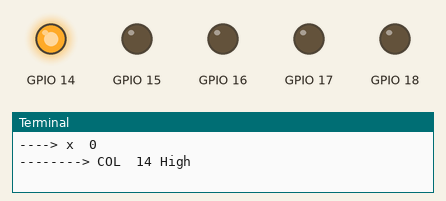
A program run on a simulated Raspberry Pi (BCM pin numbers). Shown: output pins drawn as LEDs (lit = HIGH), the last lines printed to the terminal. Pins used as bus, display or sensor lines are not drawn. At 16.0 s the program stops and its outputs stay as they are.

Above: at 0.12 s.
At 0.62 s:
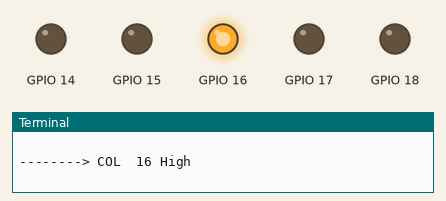
At 1.12 s:
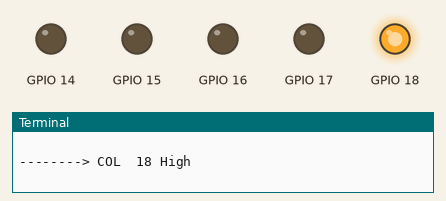
At 1.6 s:
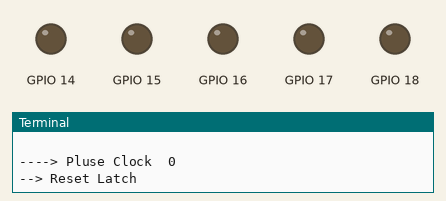
At 2.88 s:
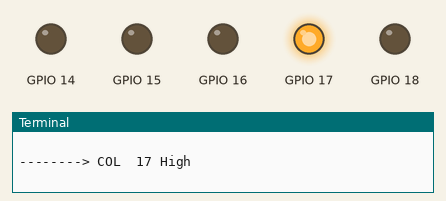
At 4.38 s:
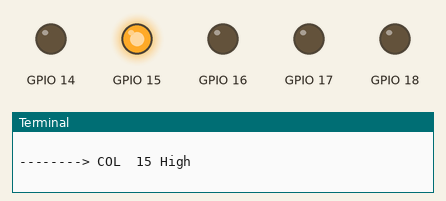
Timing chart, 0 to 4.7 s (numbered marks = the images above):
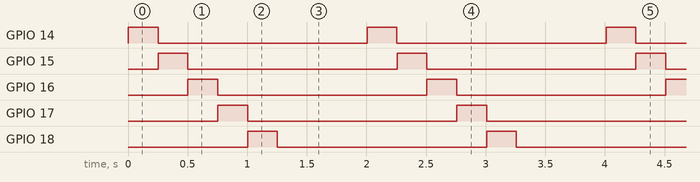

The program:

single_led_matrix_with_sr_basic.py
```python
#!/usr/bin/python
# Single 5x7 LED Matrix with 12 GPIO pins connected to 12 pins on LED Matrix
# Ashish Disawal

#include GPIO and Timer Library
import RPi.GPIO as GPIO
import time

LATCH = 11
CLK = 12
dataBit = 7

sleeptime = 0.25
COLS=range(14,19)


def pulseCLK():
	GPIO.output(CLK, 1)
	time.sleep(sleeptime)
	GPIO.output(CLK, 0)
	return

def serLatch():
	GPIO.output(LATCH, 1)
	time.sleep(sleeptime)
	GPIO.output(LATCH, 0)
	return

def clear():
	for i in COLS:
		GPIO.output(i, GPIO.LOW)

def ssrWrite(value):
	for x in range(0, 1):
		temp = value & 0x80
		print "----> andded temp ", temp
		print "----> x ", x
		if temp == 0x80:
			GPIO.output(dataBit, 1)
		else:
			GPIO.output(dataBit, 0)
		for i in COLS:
			print "--------> COL ", i, "High\n"
			GPIO.output(i, GPIO.HIGH)
	#		raw_input('--> ')
			time.sleep(sleeptime)
			GPIO.output(i, GPIO.LOW)
		print "----> Pluse Clock ", x
		pulseCLK()
		value = value << 0x01
	print "--> Reset Latch"
	serLatch()
	return value

if __name__ == "__main__":
	GPIO.setmode( GPIO.BCM )
	GPIO.setwarnings(False)

	GPIO.setup(LATCH, GPIO.OUT)
	GPIO.setup(CLK, GPIO.OUT)
	GPIO.setup(dataBit, GPIO.OUT)

	GPIO.output(LATCH, GPIO.LOW)
	GPIO.output(CLK, GPIO.LOW)

	for i in COLS:
		GPIO.setup(i, GPIO.OUT)
		GPIO.output(i, GPIO.LOW)

	sr_clock = 1
	for j in range(0,8):

		print "\n\t\t----------- %d ---------------- " % j
		print "original sr_clock ", sr_clock
		func_return = ssrWrite(sr_clock)
		print "value ", func_return
		sr_clock = sr_clock << 1
		print "left shift sr_clock ", sr_clock
		time.sleep(sleeptime)

#	sr_clock = sr_clock >> 1
#	print "right shift sr_clock ", sr_clock
#	func_return = ssrWrite(sr_clock)
#	print "value ", func_return
#	time.sleep(sleeptime)
	print "Clearing Out\n"
	clear()
```

Measured:
- by itself, GPIO 14: alternates HIGH for 0.25 s and LOW for 1.8 s, 16 changes in all, then stays LOW
- by itself, GPIO 15–18: alternates HIGH for 0.25 s and LOW for 1.8 s
- by itself, everything shown: repeats every 2.0 s, in 6 steps
